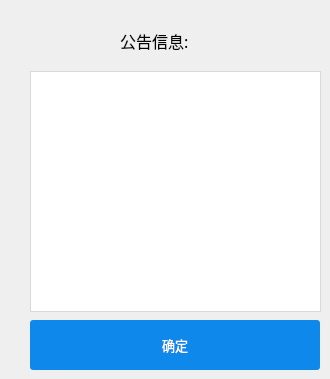
    <widget class="QWidget" name="Message">
     <widget class="QTextBrowser" name="Message_show">
      <property name="geometry">
       <rect>
        <x>30</x>
        <y>71</y>
        <width>291</width>
        <height>241</height>
       </rect>
      </property>
      <property name="styleSheet">
       <string notr="true">    background: #FFF;
    border: 0;
border: 1px solid #D9D9D6;
    line-height: 40px;
    color: #000;</string>
      </property>
      <property name="html">
       <string>&lt;!DOCTYPE HTML PUBLIC &quot;-//W3C//DTD HTML 4.0//EN&quot; &quot;http://www.w3.org/TR/REC-html40/strict.dtd&quot;&gt;
&lt;html&gt;&lt;head&gt;&lt;meta name=&quot;qrichtext&quot; content=&quot;1&quot; /&gt;&lt;style type=&quot;text/css&quot;&gt;
p, li { white-space: pre-wrap; }
&lt;/style&gt;&lt;/head&gt;&lt;body style=&quot; font-family:'SimSun'; font-size:9pt; font-weight:400; font-style:normal;&quot;&gt;
&lt;p style=&quot;-qt-paragraph-type:empty; margin-top:0px; margin-bottom:0px; margin-left:0px; margin-right:0px; -qt-block-indent:0; text-indent:0px;&quot;&gt;&lt;br /&gt;&lt;/p&gt;&lt;/body&gt;&lt;/html&gt;</string>
      </property>
     </widget>
     <widget class="QPushButton" name="Enter">
      <property name="geometry">
       <rect>
        <x>30</x>
        <y>320</y>
        <width>290</width>
        <height>50</height>
       </rect>
      </property>
      <property name="font">
       <font>
        <family>微软雅黑</family>
        <pointsize>10</pointsize>
       </font>
      </property>
      <property name="styleSheet">
       <string notr="true">QPushButton{    
	background:#0f88eb;
    border: 0;
    border-radius: 3px;
    line-height: 41px;
    color: #fff;
	}
QPushButton:hover{
background:#0b77bd;
}
QPushButton:pressed
{
background:#0b4a73;
}</string>
      </property>
      <property name="text">
       <string>确定</string>
      </property>
     </widget>
     <widget class="QLabel" name="Message_lable">
      <property name="geometry">
       <rect>
        <x>120</x>
        <y>20</y>
        <width>91</width>
        <height>41</height>
       </rect>
      </property>
      <property name="font">
       <font>
        <family>微软雅黑</family>
        <pointsize>12</pointsize>
       </font>
      </property>
      <property name="text">
       <string>公告信息:</string>
      </property>
     </widget>
    </widget>
